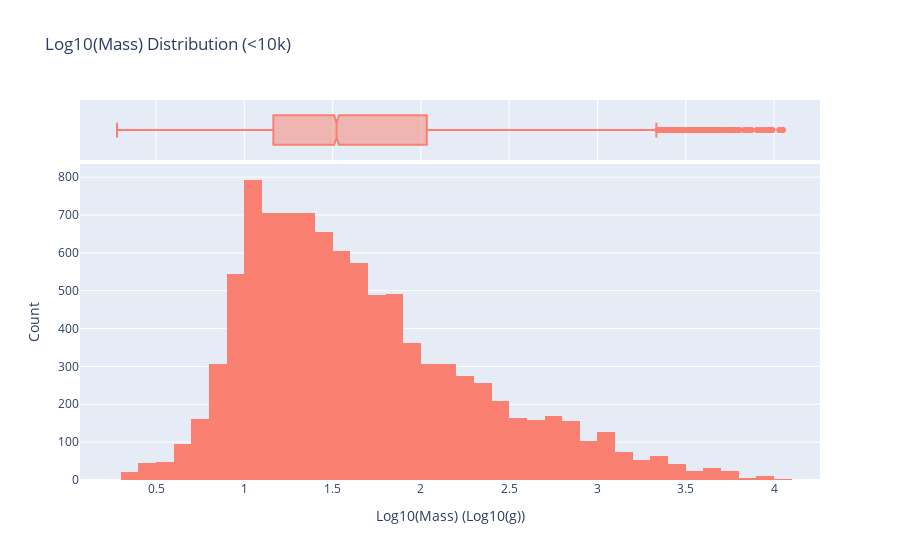

Write notebook code for a chart like this one.
### Markdown cell above
The data is extremely right-skewed. In addition, there are 11 outliers that disrupt the visualization (>10000). To approach a biologically meaningful distribution and improve the visualization, log-transformation is applied. Additionally, the outliers are excluded since they make up a negligible fraction of the dataset (11/9878):

### Code cell
# 2. Filter (< 10k) & Log Transform
df_clean = df[(df['Mass'] < 11500) & (df['Mass'] > 0)].copy()
df_clean['Log_Mass'] = np.log10(df_clean['Mass'])

# 3. Log Data Plot (Histogram + Box)
fig2 = px.histogram(
    df_clean, 
    x='Log_Mass', 
    title='Log10(Mass) Distribution (<10k)', 
    nbins=50, 
    marginal='box',
    color_discrete_sequence=['salmon']
)
fig2.update_layout(xaxis_title="Log10(Mass) (Log10(g))", yaxis_title="Count")
fig2.show()

### Figure 1 — Plotly figure (JSON) as saved in the notebook; plotly's stock layout.template omitted (floating-point values rounded to 4 significant figures; data arrays with more than 128 entries replaced by an {"elided": "..."} marker saying what was removed)
{"data": [{"bingroup": "x", "hovertemplate": "Log_Mass=%{x}<br>count=%{y}<extra></extra>", "legendgroup": "", "marker": {"color": "salmon", "pattern": {"shape": ""}}, "name": "", "nbinsx": 50, "orientation": "v", "showlegend": false, "type": "histogram", "x": {"elided": "9868 float values"}, "xaxis": "x", "yaxis": "y"}, {"hovertemplate": "Log_Mass=%{x}<extra></extra>", "legendgroup": "", "marker": {"color": "salmon"}, "name": "", "notched": true, "showlegend": false, "type": "box", "x": {"elided": "9868 float values"}, "xaxis": "x2", "yaxis": "y2"}], "layout": {"barmode": "relative", "legend": {"tracegroupgap": 0}, "title": {"text": "Log10(Mass) Distribution (<10k)"}, "xaxis": {"anchor": "y", "domain": [0, 1], "title": {"text": "Log10(Mass) (Log10(g))"}}, "xaxis2": {"anchor": "y2", "domain": [0, 1], "matches": "x", "showgrid": true, "showticklabels": false}, "yaxis": {"anchor": "x", "domain": [0, 0.8316], "title": {"text": "Count"}}, "yaxis2": {"anchor": "x2", "domain": [0.8416, 1], "matches": "y2", "showgrid": false, "showline": false, "showticklabels": false, "ticks": ""}}}
